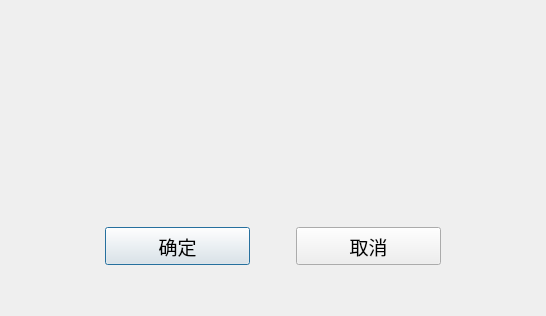
<?xml version="1.0" encoding="UTF-8"?>
<ui version="4.0">
 <class>ChioceDialog</class>
 <widget class="QDialog" name="ChioceDialog">
  <property name="geometry">
   <rect>
    <x>0</x>
    <y>0</y>
    <width>546</width>
    <height>316</height>
   </rect>
  </property>
  <property name="sizePolicy">
   <sizepolicy hsizetype="Fixed" vsizetype="Fixed">
    <horstretch>0</horstretch>
    <verstretch>0</verstretch>
   </sizepolicy>
  </property>
  <property name="minimumSize">
   <size>
    <width>546</width>
    <height>290</height>
   </size>
  </property>
  <property name="maximumSize">
   <size>
    <width>546</width>
    <height>316</height>
   </size>
  </property>
  <property name="windowTitle">
   <string>Dialog</string>
  </property>
  <layout class="QVBoxLayout" name="verticalLayout">
   <item>
    <spacer name="verticalSpacer_4">
     <property name="orientation">
      <enum>Qt::Vertical</enum>
     </property>
     <property name="sizeType">
      <enum>QSizePolicy::Preferred</enum>
     </property>
     <property name="sizeHint" stdset="0">
      <size>
       <width>20</width>
       <height>40</height>
      </size>
     </property>
    </spacer>
   </item>
   <item>
    <layout class="QHBoxLayout" name="horizontalLayout_2">
     <item>
      <spacer name="horizontalSpacer_2">
       <property name="orientation">
        <enum>Qt::Horizontal</enum>
       </property>
       <property name="sizeHint" stdset="0">
        <size>
         <width>40</width>
         <height>20</height>
        </size>
       </property>
      </spacer>
     </item>
     <item>
      <widget class="QLabel" name="label_3">
       <property name="sizePolicy">
        <sizepolicy hsizetype="Fixed" vsizetype="Fixed">
         <horstretch>0</horstretch>
         <verstretch>0</verstretch>
        </sizepolicy>
       </property>
       <property name="minimumSize">
        <size>
         <width>173</width>
         <height>36</height>
        </size>
       </property>
       <property name="styleSheet">
        <string notr="true">border-image: url(:/image/picture/qietu/05.png);</string>
       </property>
       <property name="text">
        <string/>
       </property>
      </widget>
     </item>
     <item>
      <spacer name="horizontalSpacer_3">
       <property name="orientation">
        <enum>Qt::Horizontal</enum>
       </property>
       <property name="sizeHint" stdset="0">
        <size>
         <width>40</width>
         <height>20</height>
        </size>
       </property>
      </spacer>
     </item>
    </layout>
   </item>
   <item>
    <spacer name="verticalSpacer">
     <property name="orientation">
      <enum>Qt::Vertical</enum>
     </property>
     <property name="sizeHint" stdset="0">
      <size>
       <width>20</width>
       <height>40</height>
      </size>
     </property>
    </spacer>
   </item>
   <item>
    <widget class="QLabel" name="label">
     <property name="sizePolicy">
      <sizepolicy hsizetype="Preferred" vsizetype="Fixed">
       <horstretch>0</horstretch>
       <verstretch>0</verstretch>
      </sizepolicy>
     </property>
     <property name="minimumSize">
      <size>
       <width>0</width>
       <height>144</height>
      </size>
     </property>
     <property name="text">
      <string/>
     </property>
     <property name="wordWrap">
      <bool>true</bool>
     </property>
    </widget>
   </item>
   <item>
    <spacer name="verticalSpacer_2">
     <property name="orientation">
      <enum>Qt::Vertical</enum>
     </property>
     <property name="sizeHint" stdset="0">
      <size>
       <width>20</width>
       <height>40</height>
      </size>
     </property>
    </spacer>
   </item>
   <item>
    <layout class="QHBoxLayout" name="horizontalLayout">
     <item>
      <spacer name="horizontalSpacer_4">
       <property name="orientation">
        <enum>Qt::Horizontal</enum>
       </property>
       <property name="sizeHint" stdset="0">
        <size>
         <width>40</width>
         <height>20</height>
        </size>
       </property>
      </spacer>
     </item>
     <item>
      <widget class="QPushButton" name="pushButton_ok">
       <property name="sizePolicy">
        <sizepolicy hsizetype="Fixed" vsizetype="Fixed">
         <horstretch>0</horstretch>
         <verstretch>0</verstretch>
        </sizepolicy>
       </property>
       <property name="minimumSize">
        <size>
         <width>145</width>
         <height>38</height>
        </size>
       </property>
       <property name="font">
        <font>
         <family>微软雅黑</family>
         <pointsize>14</pointsize>
        </font>
       </property>
       <property name="styleSheet">
        <string notr="true">border-image: url(:/image/picture/qietu/enable_button.png);</string>
       </property>
       <property name="text">
        <string>确定</string>
       </property>
      </widget>
     </item>
     <item>
      <spacer name="horizontalSpacer">
       <property name="orientation">
        <enum>Qt::Horizontal</enum>
       </property>
       <property name="sizeType">
        <enum>QSizePolicy::Preferred</enum>
       </property>
       <property name="sizeHint" stdset="0">
        <size>
         <width>40</width>
         <height>20</height>
        </size>
       </property>
      </spacer>
     </item>
     <item>
      <widget class="QPushButton" name="pushButton_cancel">
       <property name="sizePolicy">
        <sizepolicy hsizetype="Fixed" vsizetype="Fixed">
         <horstretch>0</horstretch>
         <verstretch>0</verstretch>
        </sizepolicy>
       </property>
       <property name="minimumSize">
        <size>
         <width>145</width>
         <height>38</height>
        </size>
       </property>
       <property name="font">
        <font>
         <family>微软雅黑</family>
         <pointsize>14</pointsize>
        </font>
       </property>
       <property name="styleSheet">
        <string notr="true">border-image: url(:/image/picture/qietu/disable_button.png);</string>
       </property>
       <property name="text">
        <string>取消</string>
       </property>
      </widget>
     </item>
     <item>
      <spacer name="horizontalSpacer_5">
       <property name="orientation">
        <enum>Qt::Horizontal</enum>
       </property>
       <property name="sizeHint" stdset="0">
        <size>
         <width>40</width>
         <height>20</height>
        </size>
       </property>
      </spacer>
     </item>
    </layout>
   </item>
   <item>
    <spacer name="verticalSpacer_3">
     <property name="orientation">
      <enum>Qt::Vertical</enum>
     </property>
     <property name="sizeType">
      <enum>QSizePolicy::Fixed</enum>
     </property>
     <property name="sizeHint" stdset="0">
      <size>
       <width>20</width>
       <height>40</height>
      </size>
     </property>
    </spacer>
   </item>
  </layout>
 </widget>
 <resources/>
 <connections/>
</ui>
